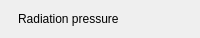
               <widget class="QFrame" name="setRadiationPressure">
                <property name="minimumSize">
                 <size>
                  <width>0</width>
                  <height>38</height>
                 </size>
                </property>
                <property name="maximumSize">
                 <size>
                  <width>16777215</width>
                  <height>38</height>
                 </size>
                </property>
                <property name="role" stdset="0">
                 <string>statusRow</string>
                </property>
                <property name="bind_fixedHeight" stdset="0">
                 <string>rh</string>
                </property>
                <layout class="QHBoxLayout" name="setRadiationPressureLayout" stretch="0,0,0,0,1">
                 <property name="spacing">
                  <number>0</number>
                 </property>
                 <property name="leftMargin">
                  <number>0</number>
                 </property>
                 <property name="topMargin">
                  <number>0</number>
                 </property>
                 <property name="rightMargin">
                  <number>0</number>
                 </property>
                 <property name="bottomMargin">
                  <number>0</number>
                 </property>
                 <item>
                  <widget class="QLabel" name="setRadiationPressureDot">
                   <property name="minimumSize">
                    <size>
                     <width>6</width>
                     <height>6</height>
                    </size>
                   </property>
                   <property name="maximumSize">
                    <size>
                     <width>6</width>
                     <height>6</height>
                    </size>
                   </property>
                   <property name="role" stdset="0">
                    <string>dot</string>
                   </property>
                   <property name="tone" stdset="0">
                    <string>ok</string>
                   </property>
                   <property name="bind_tone" stdset="0">
                    <string>setup.radiationPressure ? 'ok' : 'faint'</string>
                   </property>
                  </widget>
                 </item>
                 <item>
                  <spacer name="gap_46">
                   <property name="orientation">
                    <enum>Qt::Orientation::Horizontal</enum>
                   </property>
                   <property name="sizeType">
                    <enum>QSizePolicy::Policy::Fixed</enum>
                   </property>
                   <property name="sizeHint" stdset="0">
                    <size>
                     <width>12</width>
                     <height>1</height>
                    </size>
                   </property>
                  </spacer>
                 </item>
                 <item>
                  <widget class="QLabel" name="setRadiationPressureLabel">
                   <property name="text">
                    <string>Radiation pressure</string>
                   </property>
                   <property name="minimumSize">
                    <size>
                     <width>102</width>
                     <height>0</height>
                    </size>
                   </property>
                   <property name="role" stdset="0">
                    <string>rowLabel</string>
                   </property>
                  </widget>
                 </item>
                 <item>
                  <spacer name="hSpacer_27">
                   <property name="orientation">
                    <enum>Qt::Orientation::Horizontal</enum>
                   </property>
                   <property name="sizeHint" stdset="0">
                    <size>
                     <width>10</width>
                     <height>20</height>
                    </size>
                   </property>
                  </spacer>
                 </item>
                 <item>
                  <widget class="QLabel" name="setRadiationPressureValue">
                   <property name="alignment">
                    <set>Qt::AlignmentFlag::AlignRight|Qt::AlignmentFlag::AlignVCenter</set>
                   </property>
                   <property name="role" stdset="0">
                    <string>rowValue</string>
                   </property>
                   <property name="bind" stdset="0">
                    <string>Format.onOff(setup.radiationPressure)</string>
                   </property>
                   <property name="elide" stdset="0">
                    <bool>true</bool>
                   </property>
                  </widget>
                 </item>
                </layout>
               </widget>
